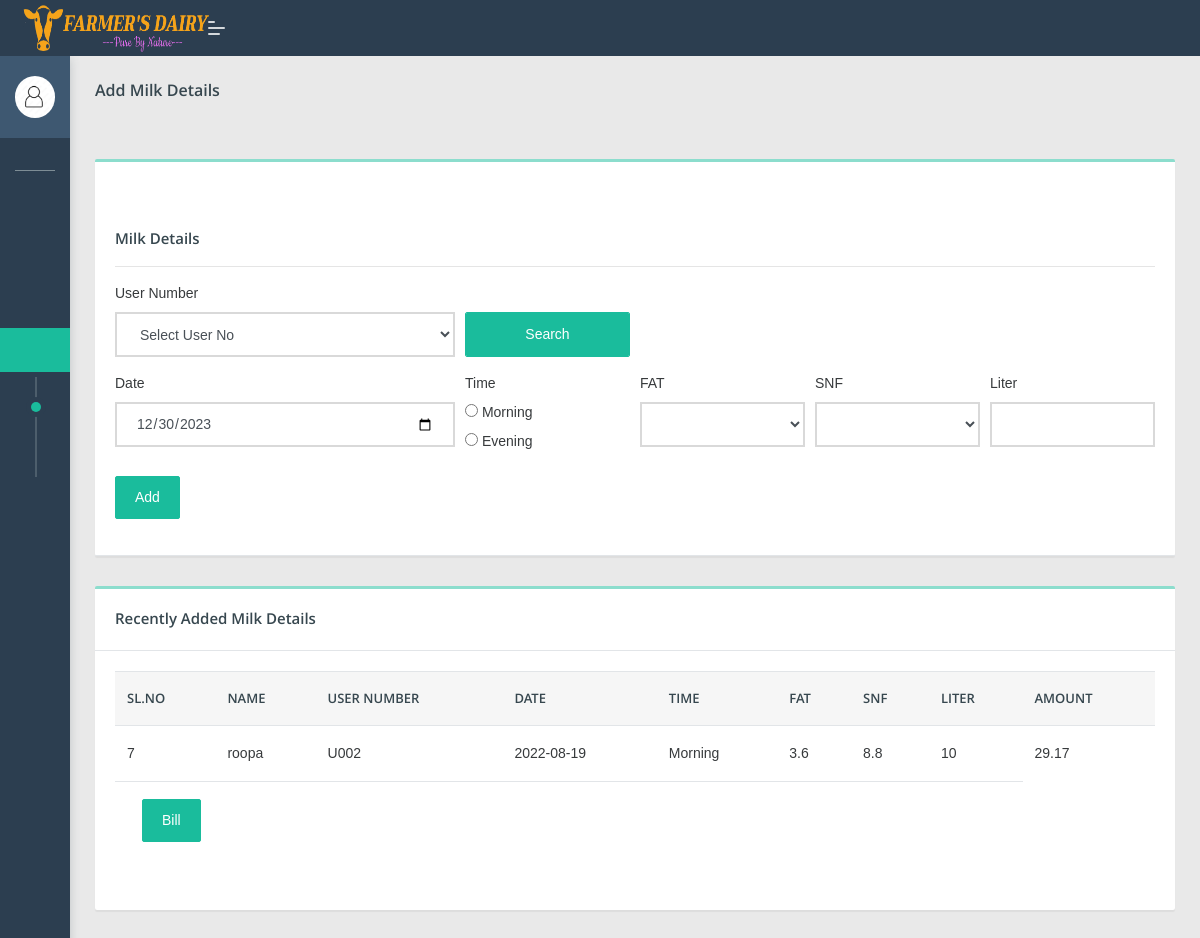
/dipo/addmilkd.php (signed in), run on the app's committed database.
### tables this page shows
CREATE TABLE `add_milk` (
  `am_id` int(100) NOT NULL,
  `name` varchar(100) NOT NULL,
  `user_no` varchar(100) NOT NULL,
  `phno` varchar(100) NOT NULL,
  `date` date NOT NULL,
  `time` varchar(100) NOT NULL,
  `clr` varchar(100) NOT NULL,
  `fat` float NOT NULL,
  `snf` float NOT NULL,
  `liter` float NOT NULL,
  `amount` float NOT NULL,
  `totalamt` float NOT NULL,
  `dippoid` varchar(100) NOT NULL
);

### dipo/addmilkd.php (the view, shortened to what this page needs)
<?php
if(isset($_SESSION['dippo']))
{
?>
 <!DOCTYPE html>
<html lang="en">
<head>
    <link rel="stylesheet" href="assets/css/style.css">
</head>
<body class="">
	<nav class="pcoded-navbar  ">
		<div class="navbar-wrapper  ">
			<div class="navbar-content scroll-div " >
					<div class="">
					<div class="main-menu-header">
						<img class="img-radius" src="assets/images/user/avatar-2.jpg" alt="User-Profile-Image">
						<div class="user-details">
						</div>
					</div>
				</div>
				<ul class="nav pcoded-inner-navbar ">
					<li class="nav-item pcoded-menu-caption">
					</li>
					<li class="nav-item">
					    <a href="main.php" class="nav-link "><span class="pcoded-micon"><i class="feather icon-home"></i></span><span class="pcoded-mtext">Dashboard</span></a>
					</li>
					<li class="nav-item pcoded-hasmenu">
					    <a href="#!" class="nav-link "><span class="pcoded-micon"><i class="feather icon-align-justify"></i></span><span class="pcoded-mtext">Staff Details</span></a>
					</li>
					<li class="nav-item pcoded-hasmenu">
					    <a href="#!" class="nav-link "><span class="pcoded-micon"><i class="feather icon-align-justify"></i></span><span class="pcoded-mtext">User Details</span></a>
					</li>
					<li class="nav-item pcoded-hasmenu">
					    <a href="#!" class="nav-link "><span class="pcoded-micon"><i class="feather icon-align-justify"></i></span><span class="pcoded-mtext">Milk Details</span></a>
					    <ul class="pcoded-submenu">
						    <li><a href="addmilkd.php">Add Milk Details</a></li>
							<li><a href="viewmilkd.php">View Milk Details</a></li>
					    </ul>
					</li>
					<li class="nav-item pcoded-hasmenu">
					    <a href="#!" class="nav-link "><span class="pcoded-micon"><i class="feather icon-align-justify"></i></span><span class="pcoded-mtext">Facilities</span></a>
					</li>
                        <li class="nav-item">
					    <a href="viewfeedb.php" class="nav-link "><span class="pcoded-micon"><i class="feather icon-align-justify"></i></span><span class="pcoded-mtext">View feedback</span></a>
					</li>
			</div>
		</div>
	</nav>
	<header class="navbar pcoded-header navbar-expand-lg navbar-light header-dark">
				<div class="m-header">
					<a class="mobile-menu" id="mobile-collapse" href="#!"><span></span></a>
					<a href="#!" class="b-brand">
						<img src="assets/images/67.png" width="190px" height="50px" class="logo">
					</a>
				</div>
				<div class="collapse navbar-collapse">
					<ul class="navbar-nav mr-auto">
						<li class="nav-item">
							<a href="#!" class="pop-search"><i class="feather icon-search"></i></a>
						</li>
					</ul>
					<ul class="navbar-nav ml-auto">
						<li>
							<div class="dropdown drp-user">
								<a href="#" class="dropdown-toggle" data-toggle="dropdown">
									<i class="feather icon-user"></i>
								</a>
							</div>
						</li>
					</ul>
				</div>
	</header>
<section class="pcoded-main-container">
    <div class="pcoded-content">
        <div class="page-header">
            <div class="page-block">
                <div class="row align-items-center">
                    <div class="col-md-12">
                        <div class="page-header-title">
                            <h5 class="m-b-10">Add Milk Details</h5>
                        </div>
                        <ul class="breadcrumb">
                            <li class="breadcrumb-item"><a href="index.html"><i class="feather icon-home"></i></a></li>
                        </ul>
                    </div>
                </div>
            </div>
        </div>
        <div class="row">
            <div class="col-sm-12">
                <div class="card">
                    <div class="card-header">
                       <h5 class="mt-5">Milk Details</h5>
                        <hr>
                        <form class="needs-validation" action="#" method="post" >
                            <div class="form-row">
                                <div class="col-md-4">
                                    <label for="validationCustom01">User Number</label>
                                    <select class="form-control" name="uno" required>
									<option selected>Select User No</option>
                                    </select>
                                </div>
								<div class="form-group col-md-2">
								<label for="validationCustom01">&nbsp;</label>
                                <button type="submit" name="search" class="form-control btn btn-primary ">Search</button>
								</div>
							</form>
                            </div>
							<form class="needs-validation" novalidate action="#" method="post" >
							<div class="form-row">
							    <div class="form-group col-md-4">
                                    <label for="inputEmail4">Date</label>
                                    <input type="date" class="form-control" value="<?php print(date("Y-m-d"));?>" name="date" >
                                </div>
                                <div class="form-group col-md-2">
                                    <label for="inputPassword">Time</label><br>
                                   <input type="radio" name="time" value="Morning">
									<label for="html">Morning</label><br>
									<input type="radio" name="time" value="Evening">
									<label for="css">Evening</label><br>
                                </div>
								<div class="form-group col-md-2">
                                    <label for="inputEmail4">FAT</label>
                                    <select class="form-control" name="fat">
									<option></option>
									</select>
								</div>
								<div class="form-group col-md-2">
                                    <label for="inputEmail4">SNF</label>
                                    <select class="form-control" name="snf">
									<option></option>
									</select>
                                </div>
								<div class="form-group col-md-2">
                                    <label for="inputEmail4">Liter</label>
                                    <input type="number" min="1" class="form-control" name="liter">
                                </div>
                            </div>
							<div class="form-row">
							<div class="form-group col-md-2">
                            <button type="submit" name="add" class="btn  btn-primary ">Add</button>
							</div>
							</div>
							</form>
                        </div>
					</div>
				</div>
			<div class="col-md-12">
                <div class="card">
                    <div class="card-header">
                        <h5>Recently Added Milk Details</h5>
                    </div>
                    <div class="card-body table-border-style">
                        <div class="table-responsive">
                            <table class="table table-hover">
                                <thead>
                                    <tr>
									    <th>Sl.No</th>
                                        <th>Name</th>
                                        <th>User number</th>
										<th>Date</th>
										<th>Time </th>
										<th>FAT </th>
										<th>SNF</th>
										<th>Liter</th>
										<th>Amount</th>
                                    </tr>
                                </thead>
                                <tbody>
								<?php
								include 'config.php';
								$sql1="select * from add_milk";
								$result1=mysqli_query($con,$sql1);
								$num1=mysqli_num_rows($result1);
								$sI=0;
								if($num1>0)
								{
									while($row1=mysqli_fetch_array($result1))
									{
										$sI+=1;
										$name=$row1['name'];
										$user_no=$row1['user_no'];
										$date=$row1['date'];
										$time=$row1['time'];
										$fat=$row1['fat'];
										$snf=$row1['snf'];
										$liter=$row1['liter'];
										$amount=$row1['amount'];
								}}
								?>
                                    <tr>
										<td><?php echo $sI; ?></td>
										<td><?php echo $name; ?></td>
										<td><?php echo $user_no; ?></td>
										<td><?php echo $date; ?></td>
										<td><?php echo $time; ?></td>
										<td><?php echo $fat; ?></td>
										<td><?php echo $snf; ?></td>
										<td><?php echo $liter; ?></td>
										<td><?php echo $amount; ?></td>
                                     </tr>
									 <tr>
									 <td colspan="8">
									 <div class="form-group col-md-2">
							<a href="printbill.php">
                            <button type="submit" name="bill" class="btn  btn-primary">Bill</button></a>
							</div></td></tr>
                                </tbody>
                            </table>
						</div>
                    </div>
                </div>
            </div>
		  </div>
</section>
</body>
</html>
<?php
}
else
{
	echo "<script> location.href='../index.php'; </script>";
}
?>

### data on the page
add_milk: name "roopa", user_no "U002", date "2022-08-19", time "Morning", fat "3.6", snf "8.8", liter "10", amount "29.17"

### other printed values
$sI "7"
